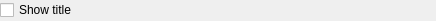
<?xml version="1.0" encoding="UTF-8"?>
<ui version="4.0">
 <class>PlotAxisConfigWidget</class>
 <widget class="QWidget" name="PlotAxisConfigWidget">
  <property name="geometry">
   <rect>
    <x>0</x>
    <y>0</y>
    <width>436</width>
    <height>21</height>
   </rect>
  </property>
  <property name="windowTitle">
   <string>Form</string>
  </property>
  <layout class="QGridLayout" name="gridLayout">
   <property name="horizontalSpacing">
    <number>5</number>
   </property>
   <property name="margin">
    <number>0</number>
   </property>
   <item row="0" column="0">
    <widget class="QCheckBox" name="checkBoxTitleVisible">
     <property name="sizePolicy">
      <sizepolicy hsizetype="MinimumExpanding" vsizetype="Fixed">
       <horstretch>0</horstretch>
       <verstretch>0</verstretch>
      </sizepolicy>
     </property>
     <property name="toolTip">
      <string>Show/hide axis labels</string>
     </property>
     <property name="text">
      <string>Show title</string>
     </property>
    </widget>
   </item>
  </layout>
 </widget>
 <resources/>
 <connections/>
</ui>
